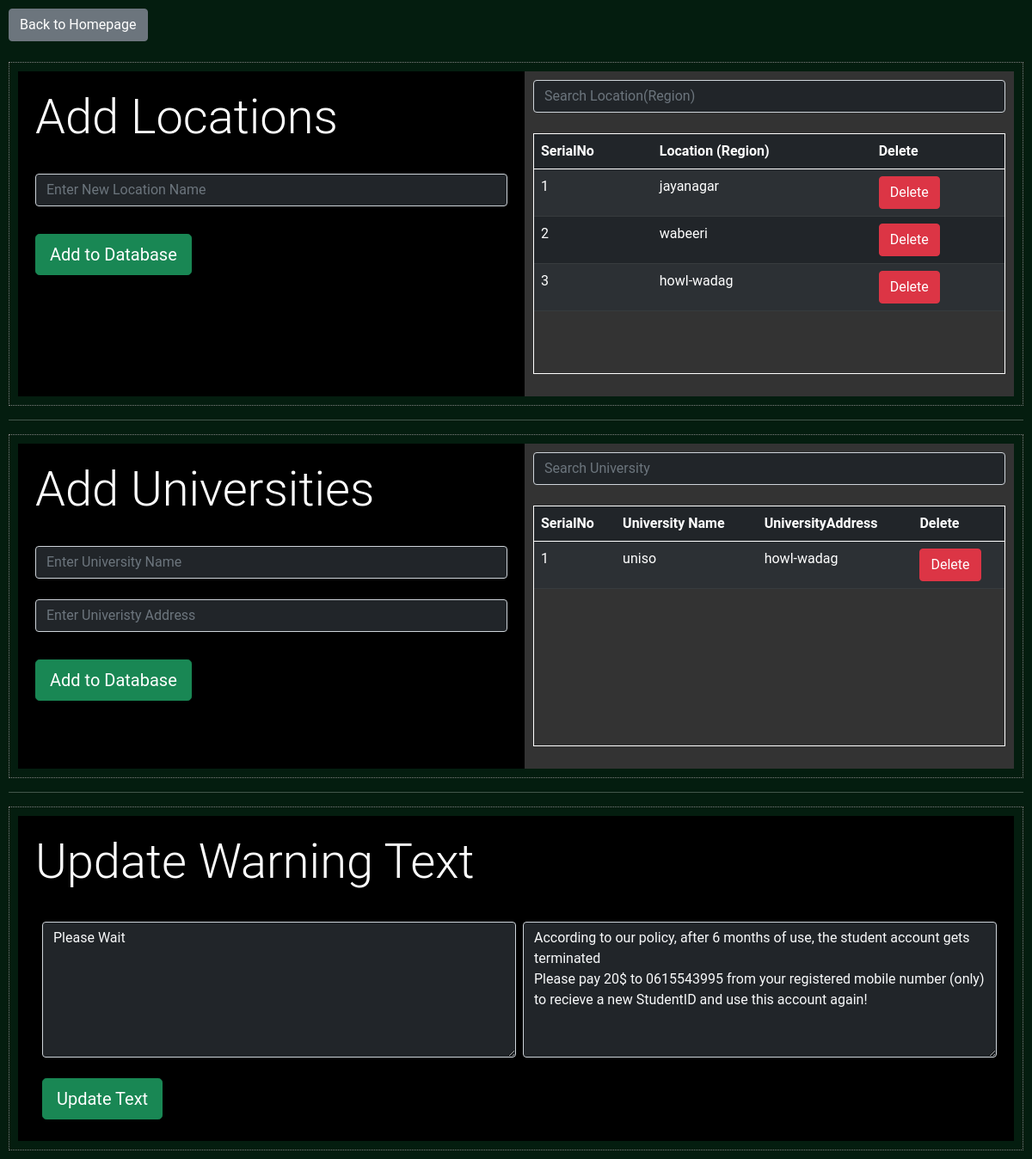
The page /admin/add_data (signed in) on the database as committed earlier.
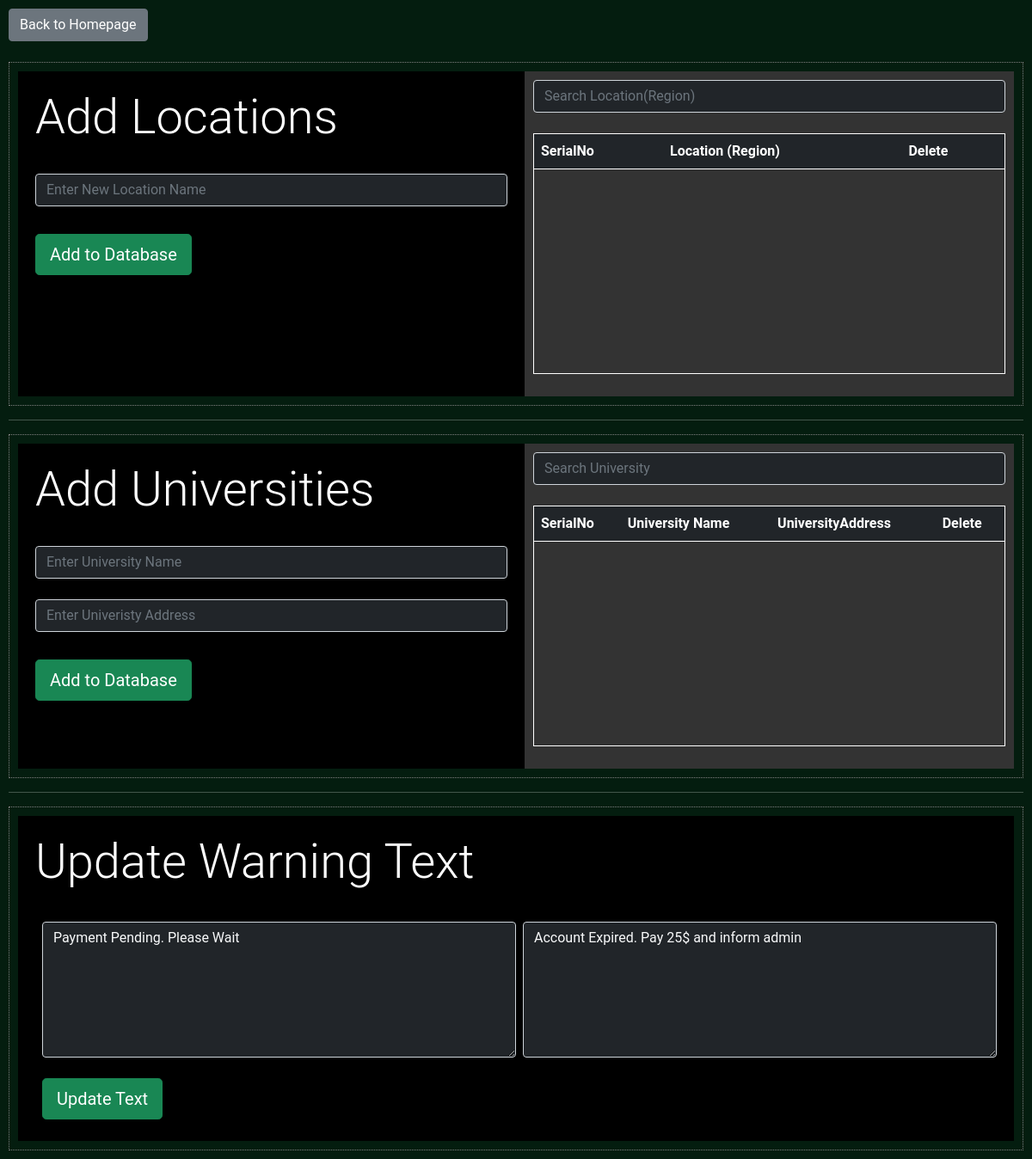
The same page on the database as committed later.
### BusManager/models.py (models this page shows, shortened)
class LocationModel(db.Model):
	id = db.Column(db.Integer, primary_key=True)
	location_name = db.Column(db.String)

class UniversityModel(db.Model):
	id = db.Column(db.Integer, primary_key=True)
	name = db.Column(db.String)
	address = db.Column(db.String)

class AdminUser(db.Model, UserMixin):
	id = db.Column(db.Integer, primary_key=True)
	username = db.Column(db.String)
	password = db.Column(db.String)
	pendingtext = db.Column(db.String)
	expiredtext = db.Column(db.String)

### BusManager/admin/routes.py (the view)
@admin.route('/add_data')
@login_required
def add_data():
	locations = LocationModel.query.all()
	universities = UniversityModel.query.all()
	admin = AdminUser.query.all()[0]
	return render_template('add_data.html', title='Add Data', locations=locations, universities=universities, admin=admin)

### BusManager/models.py (called while the page is built)
@login_manager.user_loader
def load_user(user_id):
    return AdminUser.query.get(int(user_id))

### BusManager/templates/add_data.html (shortened to what this page needs)
{% extends 'bs_layout.html' %}
{% block content %}
<a class="btn btn-secondary" href="{{url_for('admin.admin_home')}}">Back to Homepage</a>
<br><br>
<div class="holder">
	<div class="entryblock">
		<h1 class='display-4'>Add Locations</h1>
		<br>
		<input type="text" class="form-control bg-dark text-light" id="locname" placeholder="Enter New Location Name">
		<br>
		<button class="btn btn-block btn-success btn-lg center mt-2" onclick="addLocation()">Add to Database</button>
	</div>
	<div class="viewerblock">
		<input type="text" id="locbar" class="form-control bg-dark text-light" placeholder="Search Location(Region)" onkeyup="tableFilterer(1, targetTableID='tbl', searchSource='locbar')"><br>
		<div class="tablecontainer">
			<table class="table table-striped table-dark" id="tbl">
			<thead>
				<tr>
				<th scope="col">SerialNo</th>
				<th scope="col">Location (Region)</th>
				<th scope="col">Delete</th>
				</tr>
			</thead>
			<tbody id='tbdy'>
				{% for e in locations %}
				<tr data-id="-1">
				<td>{{loop.index}}</td>
				<td>{{e['location_name']}}</td>
					<td><button class="btn btn-danger" onclick=DeleteLocation({{e['id']}})>Delete</button></td>
				</tr>
				{% endfor %}
			</tbody>
			</table>
		</div>
	</div>
</div>
<hr>
<div class="holder">
	<div class="entryblock">
		<h1 class='display-4'>Add Universities</h1>
		<br>
		<input type="text" class="form-control bg-dark text-light" id="uniname" placeholder="Enter University Name">
		<br>
		<input type="text" class="form-control bg-dark text-light" id="uniaddr" placeholder="Enter Univeristy Address">
		<br>
		<button class="btn btn-block btn-success btn-lg center mt-2" onclick="addUniversity()">Add to Database</button>
	</div>
	<div class="viewerblock">
		<input type="text" id="unibar" class="form-control bg-dark text-light" placeholder="Search University" onkeyup="tableFilterer(1, targetTableID='utbl', searchSource='unibar')"><br>
		<div class="tablecontainer">
			<table class="table table-striped table-dark" id="utbl">
			<thead>
				<tr>
				<th scope="col">SerialNo</th>
				<th scope="col">University Name</th>
				<th scope="col">UniversityAddress</th>
				<th scope="col">Delete</th>
				</tr>
			</thead>
			<tbody id='tbdy'>
				{% for e in universities %}
				<tr data-id="-1">
				<td>{{loop.index}}</td>
				<td>{{e.name}}</td>
				<td>{{e.address}}</td>
					<td><button class="btn btn-danger" onclick=DeleteUniversity({{e['id']}})>Delete</button></td>
				</tr>
				{% endfor %}
			</tbody>
			</table>
		</div>
	</div>
</div>
<hr>
<div class="holder">
	<div class="entryblock">
		<h1 class='display-4'>Update Warning Text</h1><br>
		<div class="d-flex mt-1">
			<textarea class="form-control bg-dark text-light mx-2" id="pendingText" cols="30" rows="6" placeholder="Pending Payment Text">{{admin.pendingtext}}</textarea>
			<textarea class="form-control bg-dark text-light" id="expiryText" cols="30" rows="6" placeholder="Account Expired Text">{{admin.expiredtext}}</textarea>
		</div>
		<br>
		<button class="btn btn-block btn-success btn-lg center mx-2" onclick="updateText()">Update Text</button>
	</div>
</div>
{% endblock content %}

Rows that differ between the two databases and show on the page:
removed LocationModel: location_name "jayanagar"
removed LocationModel: location_name "wabeeri"
removed LocationModel: location_name "howl-wadag"
removed UniversityModel: name "uniso", address "howl-wadag"
changed AdminUser: pendingtext "Please Wait" → "Payment Pending. Please Wait"; expiredtext "According to our policy, after 6 months of use, the student account gets terminated Please pay 20$ to 0615543995 from your registered mobile number (only) to recieve a new StudentID and use this account again!" → "Account Expired. Pay 25$ and inform admin"
